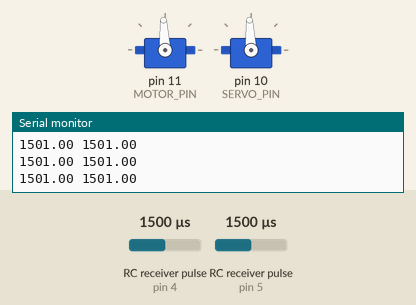
Bench run of a sketch on a simulated Arduino Uno, built with avr-gcc and run on an emulated ATmega328P. Shown: 2 × servo, the last lines printed to the serial monitor. Wiring (inferred from the names in the program): 2 × RC receiver channel: data pin 4 / data pin 5. Inputs (shaded band) come from the test bench; at power-on: RC receiver pulse (sensors on pin 4, pin 5) 1500 µs.

Above: at 1.2 s.
1.3 s: RC receiver pulse (sensor on pin 4) set to 1020 µs
At 2.1 s:
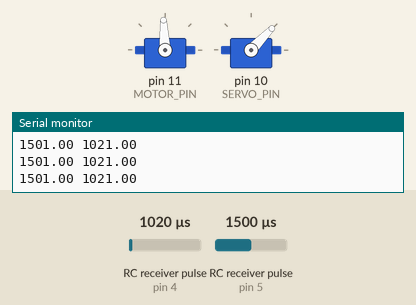
2.8 s: RC receiver pulse (sensor on pin 5) set to 1020 µs
At 4.0 s:
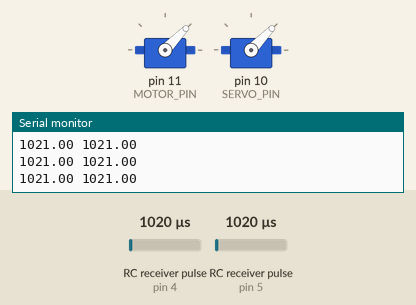
4.3 s: RC receiver pulse (sensor on pin 4) set to 1250 µs
At 5.5 s:
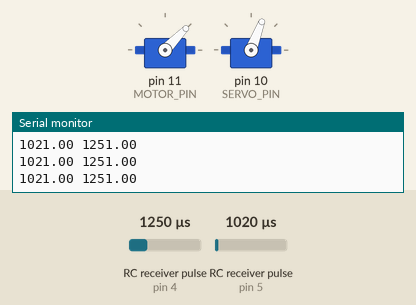
5.8 s: RC receiver pulse (sensor on pin 5) set to 1250 µs
At 6.3 s:
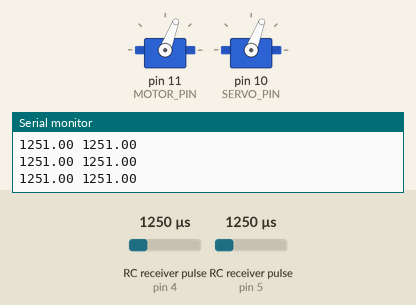
7.3 s: RC receiver pulse (sensor on pin 4) set to 1500 µs
At 7.9 s:
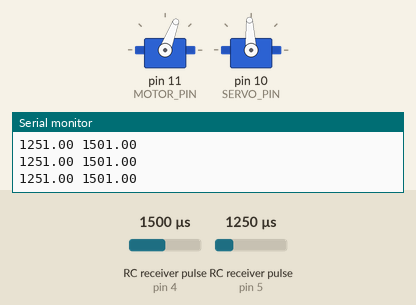
8.8 s: RC receiver pulse (sensor on pin 5) set to 1750 µs
At 9.8 s:
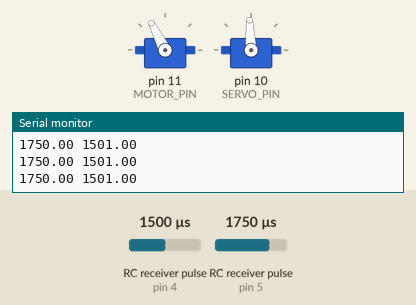
Timing chart, 0 to 11.3 s (numbered marks = the images above; inputs shaded):
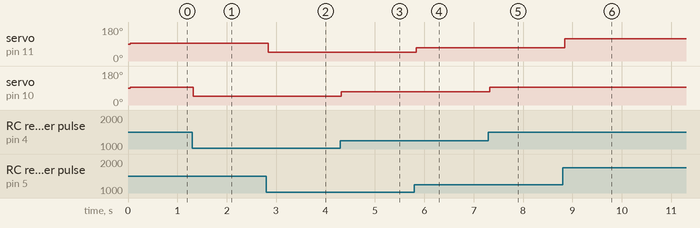

The sketch:

simple-arduino.ino
```cpp
#include <string.h>
#include <Servo.h>

int throttleIn = 1500; //global variable for throttle
int steeringIn = 1500; //global variable for steering

const int MASTER_MODE = 0;
const int SLAVE_MODE = 1;

int mode = MASTER_MODE;

class Car {
  public:
    void initArduino();
    void readReceiver();
    void writeToActuators();
    float saturateMotor(float x);
    float saturateServo(float x);

  private:

    const int MOTOR_PIN = 11;
    const int SERVO_PIN = 10;

    const int ch1 = 4;
    const int ch2 = 5;

    Servo throttle;
    Servo steering;

    const int MOTOR_MAX = 1750;
    const int MOTOR_MIN = 800;
    const int MOTOR_NEUTRAL = 1500;
    const int THETA_CENTER = 1500;
    const int THETA_MAX = 3000;
    const int THETA_MIN = 0;

    uint16_t microseconds2PWM(uint16_t microseconds);
};

Car car;

void setup() {
  Serial.begin(9600);
  car.initArduino();
}

//Main Program
void loop() {
  if (mode == MASTER_MODE) {
    car.readReceiver();
    car.writeToActuators();
    Serial.print(car.saturateMotor(throttleIn));
    Serial.print(" ");
    Serial.print(car.saturateServo(steeringIn));
    Serial.println();
  }
  else if (mode == SLAVE_MODE) {
    char input[100];
    byte size = Serial.readBytes(input, 100);
    input[size] = 0;
    char *s = strtok(input, " ");
    if (s != NULL) throttleIn = atoi(s);
    s = strtok(NULL, " ");
    if (s != NULL) steeringIn = atoi(s);
    car.writeToActuators();
  }
}

void Car::initArduino() {
  throttle.attach(MOTOR_PIN);
  steering.attach(SERVO_PIN);
  pinMode(ch1, INPUT);
  pinMode(ch2, INPUT);
}

void Car::readReceiver() {
  throttleIn = pulseIn (ch2, HIGH);
  steeringIn = pulseIn (ch1, HIGH);
}

float Car::saturateMotor(float x) {
  if (x > MOTOR_MAX) { x = MOTOR_MAX; }
  if (x < MOTOR_MIN) { x = MOTOR_MIN; }
  return x;
}

float Car::saturateServo(float x) {
  if (x > THETA_MAX) { x = THETA_MAX; }
  if (x < THETA_MIN) { x = THETA_MIN; }
  return x;
}

void Car::writeToActuators() {
  throttle.writeMicroseconds( (uint16_t) saturateMotor( throttleIn ) );
  steering.writeMicroseconds( (uint16_t) saturateServo( steeringIn ) );
}
```

Measured:
- after the input at 1.3 s, servo on pin 10 (SERVO_PIN): 93° → 46° at once
- after the input at 2.8 s, servo on pin 11 (MOTOR_PIN): 93° → 46° at once
- after the input at 4.3 s, servo on pin 10 (SERVO_PIN): 46° → 69° at once
- after the input at 5.8 s, servo on pin 11 (MOTOR_PIN): 46° → 69° at once
- after the input at 7.3 s, servo on pin 10 (SERVO_PIN): 69° → 93° at once
- after the input at 8.8 s, servo on pin 11 (MOTOR_PIN): 69° → 117° at once
